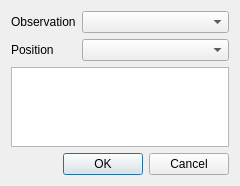
<?xml version="1.0" encoding="UTF-8"?>
<ui version="4.0">
 <class>InsertObservationDialog</class>
 <widget class="QDialog" name="InsertObservationDialog">
  <property name="geometry">
   <rect>
    <x>0</x>
    <y>0</y>
    <width>240</width>
    <height>186</height>
   </rect>
  </property>
  <property name="windowTitle">
   <string>Insert Observation</string>
  </property>
  <layout class="QGridLayout" name="gridLayout">
   <item row="0" column="0">
    <layout class="QFormLayout" name="formLayout">
     <property name="fieldGrowthPolicy">
      <enum>QFormLayout::AllNonFixedFieldsGrow</enum>
     </property>
     <item row="0" column="0">
      <widget class="QLabel" name="labelObservation">
       <property name="text">
        <string>Observation</string>
       </property>
      </widget>
     </item>
     <item row="0" column="1">
      <widget class="QComboBox" name="comboBoxObservation"/>
     </item>
     <item row="1" column="0">
      <widget class="QLabel" name="labelPosition">
       <property name="text">
        <string>Position</string>
       </property>
      </widget>
     </item>
     <item row="1" column="1">
      <widget class="QComboBox" name="comboBoxPosition"/>
     </item>
    </layout>
   </item>
   <item row="1" column="0">
    <widget class="QTextEdit" name="warnings"/>
   </item>
   <item row="2" column="0">
    <widget class="QDialogButtonBox" name="buttonBox">
     <property name="orientation">
      <enum>Qt::Horizontal</enum>
     </property>
     <property name="standardButtons">
      <set>QDialogButtonBox::Cancel|QDialogButtonBox::Ok</set>
     </property>
    </widget>
   </item>
  </layout>
 </widget>
 <resources/>
 <connections>
  <connection>
   <sender>buttonBox</sender>
   <signal>accepted()</signal>
   <receiver>InsertObservationDialog</receiver>
   <slot>accept()</slot>
   <hints>
    <hint type="sourcelabel">
     <x>248</x>
     <y>254</y>
    </hint>
    <hint type="destinationlabel">
     <x>157</x>
     <y>274</y>
    </hint>
   </hints>
  </connection>
  <connection>
   <sender>buttonBox</sender>
   <signal>rejected()</signal>
   <receiver>InsertObservationDialog</receiver>
   <slot>reject()</slot>
   <hints>
    <hint type="sourcelabel">
     <x>316</x>
     <y>260</y>
    </hint>
    <hint type="destinationlabel">
     <x>286</x>
     <y>274</y>
    </hint>
   </hints>
  </connection>
 </connections>
</ui>
